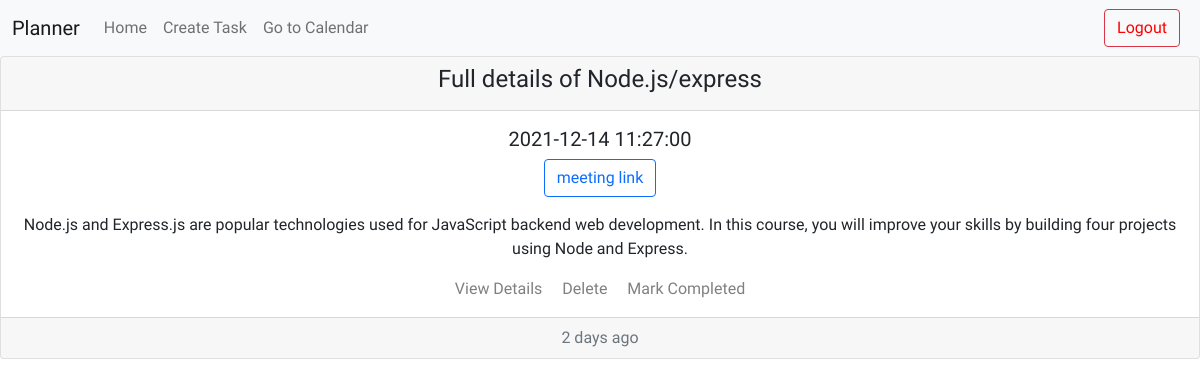
The page /fullview/5 (signed in) on the database its author committed.
### DBHandler/models.py (models this page shows, shortened)
class Task(db.Model):
    id = db.Column(db.Integer, primary_key=True)
    title = db.Column(db.String(150))
    timestamp = db.Column(db.DateTime, index=True, default=datetime.utcnow)
    user_id = db.Column(db.Integer, db.ForeignKey('user.id'))
    task_type = db.Column(db.String(5))
    online = db.relationship('Online_meetings',backref = 'parent1', lazy = 'dynamic')
    deadline = db.relationship('Deadlines',backref = 'parent2', lazy = 'dynamic')
    travel = db.relationship('Travel',backref = 'parent3', lazy = 'dynamic')
    birthday = db.relationship('Birthday',backref = 'parent4', lazy = 'dynamic')
    general = db.relationship('General',backref = 'parent5', lazy = 'dynamic')
    movie = db.relationship('Movie',backref = 'parent6', lazy = 'dynamic')

class Online_meetings(db.Model):
    id = db.Column(db.Integer, primary_key=True)
    link = db.Column(db.String(300))
    desc = db.Column(db.String(100))
    taskid = db.Column(db.Integer,db.ForeignKey('task.id'))

### Backend/routes.py (the view, shortened to what this page needs)
@app.route('/fullview/<task_id>')
@login_required
def fullview(task_id):
    task = Task.query.filter_by(id=task_id).first()
    task_type = task.task_type
    task_id = task.id
    if task_type == 'onlme':
        print(task_id)
        t1 = Online_meetings.query.filter_by(taskid=task_id).first()
        return render_template('fullview.html', task=task, t1=t1)

### DBHandler/models.py (called while the page is built)
@login.user_loader
def load_user(id):
    return User.query.get(int(id))

### Backend/templates/fullview.html (shortened to what this page needs)
{% extends "base.html" %}
{% block content %}
    <table>
        {% if t1 %}
        <div class="card text-center">
            <div class="card-header">
              <h4>Full details of {{ task.title }}</h4>
            </div>
            <div class="card-body">
              <h5 class="card-title">{{ task.timestamp }}</h5>
              <p><a href="{{ t1.link }}" class="card-text btn btn-outline-primary">meeting link</a></p>
              <p class="card-text">{{ t1.desc }}</p>
              <a href="{{ url_for('fullview', task_id=task.id) }}" class="card-link">View Details</a>
              <a href="{{ url_for('delete_task', id=task.id) }}" class="card-link">Delete</a>
              <a href="{{ url_for('delete_task', id=task.id) }}" class="card-link">Mark Completed</a>
            </div>
            <div class="card-footer text-muted">
              2 days ago
            </div>
          </div>
        {% endif %}
    </table>
{% endblock %}

### Backend/templates/base.html (style rules this page uses)
body { text-align:center; font-family: 'Comfortaa', cursive; }
a { text-decoration:none; color:grey; }

### rows shown on the page
Task: title "Node.js/express", timestamp "2021-12-14 11:27:00"
Online_meetings: desc "Node.js and Express.js are popular technologies used for JavaScript backend web development. In this course, you will improve your skills by building four projects using Node and Express."
